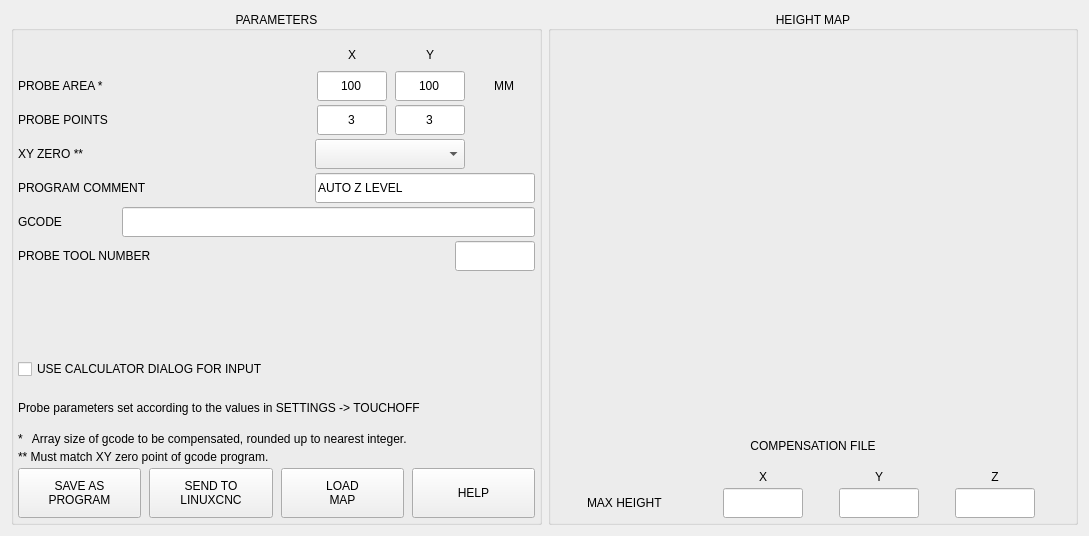
<?xml version="1.0" encoding="UTF-8"?>
<ui version="4.0">
 <class>Form</class>
 <widget class="QWidget" name="Form">
  <property name="geometry">
   <rect>
    <x>0</x>
    <y>0</y>
    <width>1089</width>
    <height>536</height>
   </rect>
  </property>
  <property name="sizePolicy">
   <sizepolicy hsizetype="Preferred" vsizetype="Expanding">
    <horstretch>0</horstretch>
    <verstretch>0</verstretch>
   </sizepolicy>
  </property>
  <property name="minimumSize">
   <size>
    <width>800</width>
    <height>0</height>
   </size>
  </property>
  <property name="windowTitle">
   <string>Form</string>
  </property>
  <layout class="QHBoxLayout" name="horizontalLayout_12">
   <item>
    <widget class="QGroupBox" name="groupbox_parameters">
     <property name="minimumSize">
      <size>
       <width>0</width>
       <height>0</height>
      </size>
     </property>
     <property name="maximumSize">
      <size>
       <width>16777215</width>
       <height>16777215</height>
      </size>
     </property>
     <property name="title">
      <string>PARAMETERS</string>
     </property>
     <property name="alignment">
      <set>Qt::AlignCenter</set>
     </property>
     <layout class="QVBoxLayout" name="verticalLayout">
      <property name="spacing">
       <number>4</number>
      </property>
      <property name="leftMargin">
       <number>4</number>
      </property>
      <property name="topMargin">
       <number>12</number>
      </property>
      <property name="rightMargin">
       <number>4</number>
      </property>
      <property name="bottomMargin">
       <number>4</number>
      </property>
      <item>
       <layout class="QHBoxLayout" name="horizontalLayout_10">
        <property name="spacing">
         <number>8</number>
        </property>
        <item>
         <widget class="QLabel" name="lbl_spacer">
          <property name="text">
           <string/>
          </property>
         </widget>
        </item>
        <item>
         <widget class="QLabel" name="lbl_x">
          <property name="sizePolicy">
           <sizepolicy hsizetype="Preferred" vsizetype="Fixed">
            <horstretch>0</horstretch>
            <verstretch>0</verstretch>
           </sizepolicy>
          </property>
          <property name="minimumSize">
           <size>
            <width>70</width>
            <height>24</height>
           </size>
          </property>
          <property name="maximumSize">
           <size>
            <width>70</width>
            <height>24</height>
           </size>
          </property>
          <property name="text">
           <string>X</string>
          </property>
          <property name="alignment">
           <set>Qt::AlignCenter</set>
          </property>
         </widget>
        </item>
        <item>
         <widget class="QLabel" name="lbl_y">
          <property name="sizePolicy">
           <sizepolicy hsizetype="Preferred" vsizetype="Fixed">
            <horstretch>0</horstretch>
            <verstretch>0</verstretch>
           </sizepolicy>
          </property>
          <property name="minimumSize">
           <size>
            <width>70</width>
            <height>24</height>
           </size>
          </property>
          <property name="maximumSize">
           <size>
            <width>70</width>
            <height>24</height>
           </size>
          </property>
          <property name="text">
           <string>Y</string>
          </property>
          <property name="alignment">
           <set>Qt::AlignCenter</set>
          </property>
         </widget>
        </item>
        <item>
         <widget class="QLabel" name="spacer">
          <property name="minimumSize">
           <size>
            <width>62</width>
            <height>0</height>
           </size>
          </property>
          <property name="maximumSize">
           <size>
            <width>62</width>
            <height>16777215</height>
           </size>
          </property>
          <property name="text">
           <string/>
          </property>
         </widget>
        </item>
       </layout>
      </item>
      <item>
       <layout class="QHBoxLayout" name="horizontalLayout">
        <property name="spacing">
         <number>8</number>
        </property>
        <item>
         <widget class="QLabel" name="lbl_dimensions">
          <property name="text">
           <string>PROBE AREA *</string>
          </property>
         </widget>
        </item>
        <item>
         <widget class="QLineEdit" name="lineEdit_size_x">
          <property name="sizePolicy">
           <sizepolicy hsizetype="Preferred" vsizetype="Fixed">
            <horstretch>0</horstretch>
            <verstretch>0</verstretch>
           </sizepolicy>
          </property>
          <property name="minimumSize">
           <size>
            <width>70</width>
            <height>30</height>
           </size>
          </property>
          <property name="maximumSize">
           <size>
            <width>70</width>
            <height>30</height>
           </size>
          </property>
          <property name="text">
           <string>100</string>
          </property>
          <property name="maxLength">
           <number>8</number>
          </property>
          <property name="alignment">
           <set>Qt::AlignCenter</set>
          </property>
         </widget>
        </item>
        <item>
         <widget class="QLineEdit" name="lineEdit_size_y">
          <property name="sizePolicy">
           <sizepolicy hsizetype="Preferred" vsizetype="Fixed">
            <horstretch>0</horstretch>
            <verstretch>0</verstretch>
           </sizepolicy>
          </property>
          <property name="minimumSize">
           <size>
            <width>70</width>
            <height>30</height>
           </size>
          </property>
          <property name="maximumSize">
           <size>
            <width>70</width>
            <height>30</height>
           </size>
          </property>
          <property name="text">
           <string>100</string>
          </property>
          <property name="maxLength">
           <number>8</number>
          </property>
          <property name="alignment">
           <set>Qt::AlignCenter</set>
          </property>
         </widget>
        </item>
        <item>
         <widget class="QLabel" name="lbl_probe_area_unit">
          <property name="minimumSize">
           <size>
            <width>62</width>
            <height>0</height>
           </size>
          </property>
          <property name="maximumSize">
           <size>
            <width>62</width>
            <height>16777215</height>
           </size>
          </property>
          <property name="text">
           <string>MM</string>
          </property>
          <property name="alignment">
           <set>Qt::AlignCenter</set>
          </property>
         </widget>
        </item>
       </layout>
      </item>
      <item>
       <layout class="QHBoxLayout" name="horizontalLayout_2">
        <property name="spacing">
         <number>8</number>
        </property>
        <item>
         <widget class="QLabel" name="lbl_steps">
          <property name="text">
           <string>PROBE POINTS</string>
          </property>
         </widget>
        </item>
        <item>
         <widget class="QLineEdit" name="lineEdit_steps_x">
          <property name="sizePolicy">
           <sizepolicy hsizetype="Preferred" vsizetype="Fixed">
            <horstretch>0</horstretch>
            <verstretch>0</verstretch>
           </sizepolicy>
          </property>
          <property name="minimumSize">
           <size>
            <width>70</width>
            <height>30</height>
           </size>
          </property>
          <property name="maximumSize">
           <size>
            <width>70</width>
            <height>30</height>
           </size>
          </property>
          <property name="text">
           <string>3</string>
          </property>
          <property name="maxLength">
           <number>3</number>
          </property>
          <property name="alignment">
           <set>Qt::AlignCenter</set>
          </property>
         </widget>
        </item>
        <item>
         <widget class="QLineEdit" name="lineEdit_steps_y">
          <property name="sizePolicy">
           <sizepolicy hsizetype="Preferred" vsizetype="Fixed">
            <horstretch>0</horstretch>
            <verstretch>0</verstretch>
           </sizepolicy>
          </property>
          <property name="minimumSize">
           <size>
            <width>70</width>
            <height>30</height>
           </size>
          </property>
          <property name="maximumSize">
           <size>
            <width>70</width>
            <height>30</height>
           </size>
          </property>
          <property name="text">
           <string>3</string>
          </property>
          <property name="maxLength">
           <number>3</number>
          </property>
          <property name="alignment">
           <set>Qt::AlignCenter</set>
          </property>
         </widget>
        </item>
        <item>
         <widget class="QLabel" name="spacer_2">
          <property name="minimumSize">
           <size>
            <width>62</width>
            <height>0</height>
           </size>
          </property>
          <property name="maximumSize">
           <size>
            <width>62</width>
            <height>16777215</height>
           </size>
          </property>
          <property name="text">
           <string/>
          </property>
          <property name="alignment">
           <set>Qt::AlignCenter</set>
          </property>
         </widget>
        </item>
       </layout>
      </item>
      <item>
       <layout class="QHBoxLayout" name="horizontalLayout_7">
        <property name="spacing">
         <number>8</number>
        </property>
        <property name="topMargin">
         <number>0</number>
        </property>
        <item>
         <widget class="QLabel" name="lbl_zero_ref">
          <property name="text">
           <string>XY ZERO **</string>
          </property>
         </widget>
        </item>
        <item>
         <widget class="QComboBox" name="cmb_zero_ref">
          <property name="minimumSize">
           <size>
            <width>150</width>
            <height>30</height>
           </size>
          </property>
          <property name="maximumSize">
           <size>
            <width>150</width>
            <height>30</height>
           </size>
          </property>
          <property name="currentIndex">
           <number>-1</number>
          </property>
          <property name="iconSize">
           <size>
            <width>20</width>
            <height>20</height>
           </size>
          </property>
         </widget>
        </item>
        <item>
         <widget class="QLabel" name="spacer_3">
          <property name="minimumSize">
           <size>
            <width>62</width>
            <height>0</height>
           </size>
          </property>
          <property name="maximumSize">
           <size>
            <width>62</width>
            <height>16777215</height>
           </size>
          </property>
          <property name="text">
           <string/>
          </property>
          <property name="alignment">
           <set>Qt::AlignCenter</set>
          </property>
         </widget>
        </item>
       </layout>
      </item>
      <item>
       <layout class="QHBoxLayout" name="horizontalLayout_6">
        <property name="spacing">
         <number>4</number>
        </property>
        <item>
         <widget class="QLabel" name="lbl_comment">
          <property name="text">
           <string>PROGRAM COMMENT</string>
          </property>
         </widget>
        </item>
        <item>
         <widget class="QLineEdit" name="lineEdit_comment">
          <property name="sizePolicy">
           <sizepolicy hsizetype="Preferred" vsizetype="Fixed">
            <horstretch>0</horstretch>
            <verstretch>0</verstretch>
           </sizepolicy>
          </property>
          <property name="minimumSize">
           <size>
            <width>220</width>
            <height>30</height>
           </size>
          </property>
          <property name="maximumSize">
           <size>
            <width>220</width>
            <height>30</height>
           </size>
          </property>
          <property name="text">
           <string>AUTO Z LEVEL</string>
          </property>
          <property name="maxLength">
           <number>40</number>
          </property>
         </widget>
        </item>
       </layout>
      </item>
      <item>
       <layout class="QHBoxLayout" name="horizontalLayout_4">
        <property name="spacing">
         <number>4</number>
        </property>
        <property name="topMargin">
         <number>0</number>
        </property>
        <item>
         <widget class="QLabel" name="lbl_gcode_program">
          <property name="minimumSize">
           <size>
            <width>0</width>
            <height>30</height>
           </size>
          </property>
          <property name="maximumSize">
           <size>
            <width>100</width>
            <height>30</height>
           </size>
          </property>
          <property name="text">
           <string>GCODE  </string>
          </property>
          <property name="alignment">
           <set>Qt::AlignLeading|Qt::AlignLeft|Qt::AlignVCenter</set>
          </property>
         </widget>
        </item>
        <item>
         <widget class="QLineEdit" name="lineEdit_gcode_program">
          <property name="sizePolicy">
           <sizepolicy hsizetype="Preferred" vsizetype="Preferred">
            <horstretch>0</horstretch>
            <verstretch>0</verstretch>
           </sizepolicy>
          </property>
          <property name="minimumSize">
           <size>
            <width>0</width>
            <height>30</height>
           </size>
          </property>
          <property name="maximumSize">
           <size>
            <width>16777215</width>
            <height>30</height>
           </size>
          </property>
          <property name="toolTip">
           <string>Use the FILE page to load a gcode program to be probed.</string>
          </property>
          <property name="readOnly">
           <bool>true</bool>
          </property>
         </widget>
        </item>
       </layout>
      </item>
      <item>
       <layout class="QHBoxLayout" name="horizontalLayout_5">
        <property name="spacing">
         <number>4</number>
        </property>
        <property name="bottomMargin">
         <number>0</number>
        </property>
        <item>
         <widget class="QLabel" name="label">
          <property name="minimumSize">
           <size>
            <width>0</width>
            <height>30</height>
           </size>
          </property>
          <property name="maximumSize">
           <size>
            <width>16777215</width>
            <height>30</height>
           </size>
          </property>
          <property name="text">
           <string>PROBE TOOL NUMBER</string>
          </property>
         </widget>
        </item>
        <item>
         <widget class="QLineEdit" name="lineEdit_probe_tool">
          <property name="sizePolicy">
           <sizepolicy hsizetype="Preferred" vsizetype="Preferred">
            <horstretch>0</horstretch>
            <verstretch>0</verstretch>
           </sizepolicy>
          </property>
          <property name="minimumSize">
           <size>
            <width>80</width>
            <height>30</height>
           </size>
          </property>
          <property name="maximumSize">
           <size>
            <width>80</width>
            <height>30</height>
           </size>
          </property>
          <property name="maxLength">
           <number>8</number>
          </property>
          <property name="alignment">
           <set>Qt::AlignCenter</set>
          </property>
         </widget>
        </item>
       </layout>
      </item>
      <item>
       <spacer name="verticalSpacer">
        <property name="orientation">
         <enum>Qt::Vertical</enum>
        </property>
        <property name="sizeHint" stdset="0">
         <size>
          <width>20</width>
          <height>40</height>
         </size>
        </property>
       </spacer>
      </item>
      <item>
       <widget class="QCheckBox" name="chk_use_calc">
        <property name="sizePolicy">
         <sizepolicy hsizetype="Preferred" vsizetype="Preferred">
          <horstretch>0</horstretch>
          <verstretch>0</verstretch>
         </sizepolicy>
        </property>
        <property name="minimumSize">
         <size>
          <width>0</width>
          <height>30</height>
         </size>
        </property>
        <property name="maximumSize">
         <size>
          <width>16777215</width>
          <height>30</height>
         </size>
        </property>
        <property name="text">
         <string>USE CALCULATOR DIALOG FOR INPUT</string>
        </property>
       </widget>
      </item>
      <item>
       <widget class="QLabel" name="lbl_settings">
        <property name="minimumSize">
         <size>
          <width>0</width>
          <height>40</height>
         </size>
        </property>
        <property name="text">
         <string>Probe parameters set according to the values in SETTINGS -&gt; TOUCHOFF</string>
        </property>
       </widget>
      </item>
      <item>
       <widget class="QLabel" name="lbl_explain_area">
        <property name="text">
         <string>*   Array size of gcode to be compensated, rounded up to nearest integer.</string>
        </property>
        <property name="wordWrap">
         <bool>true</bool>
        </property>
       </widget>
      </item>
      <item>
       <widget class="QLabel" name="lbl_explain_zero">
        <property name="text">
         <string>** Must match XY zero point of gcode program.</string>
        </property>
        <property name="wordWrap">
         <bool>true</bool>
        </property>
       </widget>
      </item>
      <item>
       <layout class="QHBoxLayout" name="horizontalLayout_8">
        <property name="spacing">
         <number>8</number>
        </property>
        <item>
         <widget class="QPushButton" name="btn_save_gcode">
          <property name="sizePolicy">
           <sizepolicy hsizetype="Preferred" vsizetype="Fixed">
            <horstretch>0</horstretch>
            <verstretch>0</verstretch>
           </sizepolicy>
          </property>
          <property name="minimumSize">
           <size>
            <width>0</width>
            <height>50</height>
           </size>
          </property>
          <property name="maximumSize">
           <size>
            <width>16777215</width>
            <height>50</height>
           </size>
          </property>
          <property name="toolTip">
           <string>Save probing program to file</string>
          </property>
          <property name="text">
           <string>SAVE AS
PROGRAM</string>
          </property>
         </widget>
        </item>
        <item>
         <widget class="QPushButton" name="btn_send_gcode">
          <property name="sizePolicy">
           <sizepolicy hsizetype="Preferred" vsizetype="Fixed">
            <horstretch>0</horstretch>
            <verstretch>0</verstretch>
           </sizepolicy>
          </property>
          <property name="minimumSize">
           <size>
            <width>0</width>
            <height>50</height>
           </size>
          </property>
          <property name="maximumSize">
           <size>
            <width>16777215</width>
            <height>50</height>
           </size>
          </property>
          <property name="toolTip">
           <string>Send temporary probing program to linuxcnc</string>
          </property>
          <property name="text">
           <string>SEND TO
LINUXCNC</string>
          </property>
         </widget>
        </item>
        <item>
         <widget class="QPushButton" name="btn_load_comp">
          <property name="sizePolicy">
           <sizepolicy hsizetype="Preferred" vsizetype="Preferred">
            <horstretch>0</horstretch>
            <verstretch>0</verstretch>
           </sizepolicy>
          </property>
          <property name="minimumSize">
           <size>
            <width>0</width>
            <height>50</height>
           </size>
          </property>
          <property name="maximumSize">
           <size>
            <width>16777215</width>
            <height>50</height>
           </size>
          </property>
          <property name="toolTip">
           <string>Load a probed points file to use as compensation map file</string>
          </property>
          <property name="text">
           <string>LOAD 
MAP</string>
          </property>
         </widget>
        </item>
        <item>
         <widget class="QPushButton" name="btn_help">
          <property name="sizePolicy">
           <sizepolicy hsizetype="Preferred" vsizetype="Preferred">
            <horstretch>0</horstretch>
            <verstretch>0</verstretch>
           </sizepolicy>
          </property>
          <property name="minimumSize">
           <size>
            <width>0</width>
            <height>50</height>
           </size>
          </property>
          <property name="maximumSize">
           <size>
            <width>16777215</width>
            <height>50</height>
           </size>
          </property>
          <property name="text">
           <string>HELP</string>
          </property>
         </widget>
        </item>
       </layout>
      </item>
     </layout>
    </widget>
   </item>
   <item>
    <widget class="QGroupBox" name="groupBox_preview">
     <property name="minimumSize">
      <size>
       <width>0</width>
       <height>0</height>
      </size>
     </property>
     <property name="maximumSize">
      <size>
       <width>16777215</width>
       <height>16777215</height>
      </size>
     </property>
     <property name="title">
      <string>HEIGHT MAP</string>
     </property>
     <property name="alignment">
      <set>Qt::AlignCenter</set>
     </property>
     <layout class="QVBoxLayout" name="verticalLayout_2" stretch="1,0,0,0">
      <property name="spacing">
       <number>4</number>
      </property>
      <property name="leftMargin">
       <number>4</number>
      </property>
      <property name="topMargin">
       <number>12</number>
      </property>
      <property name="rightMargin">
       <number>4</number>
      </property>
      <property name="bottomMargin">
       <number>4</number>
      </property>
      <item>
       <widget class="QLabel" name="lbl_height_map">
        <property name="text">
         <string/>
        </property>
        <property name="alignment">
         <set>Qt::AlignCenter</set>
        </property>
       </widget>
      </item>
      <item>
       <widget class="QLabel" name="lbl_comp_file">
        <property name="minimumSize">
         <size>
          <width>0</width>
          <height>40</height>
         </size>
        </property>
        <property name="maximumSize">
         <size>
          <width>16777215</width>
          <height>40</height>
         </size>
        </property>
        <property name="text">
         <string>COMPENSATION FILE</string>
        </property>
        <property name="alignment">
         <set>Qt::AlignCenter</set>
        </property>
       </widget>
      </item>
      <item>
       <layout class="QHBoxLayout" name="horizontalLayout_11">
        <property name="spacing">
         <number>4</number>
        </property>
        <property name="topMargin">
         <number>0</number>
        </property>
        <item>
         <widget class="QLabel" name="spacer_4">
          <property name="minimumSize">
           <size>
            <width>100</width>
            <height>0</height>
           </size>
          </property>
          <property name="maximumSize">
           <size>
            <width>100</width>
            <height>16777215</height>
           </size>
          </property>
          <property name="text">
           <string/>
          </property>
         </widget>
        </item>
        <item>
         <widget class="QLabel" name="label_2">
          <property name="minimumSize">
           <size>
            <width>80</width>
            <height>0</height>
           </size>
          </property>
          <property name="maximumSize">
           <size>
            <width>80</width>
            <height>16777215</height>
           </size>
          </property>
          <property name="text">
           <string>X</string>
          </property>
          <property name="alignment">
           <set>Qt::AlignCenter</set>
          </property>
         </widget>
        </item>
        <item>
         <widget class="QLabel" name="label_3">
          <property name="minimumSize">
           <size>
            <width>80</width>
            <height>0</height>
           </size>
          </property>
          <property name="maximumSize">
           <size>
            <width>80</width>
            <height>16777215</height>
           </size>
          </property>
          <property name="text">
           <string>Y</string>
          </property>
          <property name="alignment">
           <set>Qt::AlignCenter</set>
          </property>
         </widget>
        </item>
        <item>
         <widget class="QLabel" name="label_4">
          <property name="minimumSize">
           <size>
            <width>80</width>
            <height>0</height>
           </size>
          </property>
          <property name="maximumSize">
           <size>
            <width>80</width>
            <height>16777215</height>
           </size>
          </property>
          <property name="text">
           <string>Z</string>
          </property>
          <property name="alignment">
           <set>Qt::AlignCenter</set>
          </property>
         </widget>
        </item>
       </layout>
      </item>
      <item>
       <layout class="QHBoxLayout" name="horizontalLayout_9">
        <property name="spacing">
         <number>4</number>
        </property>
        <property name="topMargin">
         <number>0</number>
        </property>
        <item>
         <widget class="QLabel" name="lbl_highest">
          <property name="minimumSize">
           <size>
            <width>100</width>
            <height>30</height>
           </size>
          </property>
          <property name="maximumSize">
           <size>
            <width>100</width>
            <height>30</height>
           </size>
          </property>
          <property name="text">
           <string>MAX HEIGHT</string>
          </property>
         </widget>
        </item>
        <item>
         <widget class="QLineEdit" name="lineEdit_X">
          <property name="sizePolicy">
           <sizepolicy hsizetype="Preferred" vsizetype="Preferred">
            <horstretch>0</horstretch>
            <verstretch>0</verstretch>
           </sizepolicy>
          </property>
          <property name="minimumSize">
           <size>
            <width>80</width>
            <height>30</height>
           </size>
          </property>
          <property name="maximumSize">
           <size>
            <width>80</width>
            <height>30</height>
           </size>
          </property>
          <property name="maxLength">
           <number>10</number>
          </property>
          <property name="alignment">
           <set>Qt::AlignCenter</set>
          </property>
          <property name="readOnly">
           <bool>true</bool>
          </property>
         </widget>
        </item>
        <item>
         <widget class="QLineEdit" name="lineEdit_Y">
          <property name="sizePolicy">
           <sizepolicy hsizetype="Preferred" vsizetype="Preferred">
            <horstretch>0</horstretch>
            <verstretch>0</verstretch>
           </sizepolicy>
          </property>
          <property name="minimumSize">
           <size>
            <width>80</width>
            <height>30</height>
           </size>
          </property>
          <property name="maximumSize">
           <size>
            <width>80</width>
            <height>30</height>
           </size>
          </property>
          <property name="maxLength">
           <number>10</number>
          </property>
          <property name="alignment">
           <set>Qt::AlignCenter</set>
          </property>
          <property name="readOnly">
           <bool>true</bool>
          </property>
         </widget>
        </item>
        <item>
         <widget class="QLineEdit" name="lineEdit_Z">
          <property name="sizePolicy">
           <sizepolicy hsizetype="Preferred" vsizetype="Preferred">
            <horstretch>0</horstretch>
            <verstretch>0</verstretch>
           </sizepolicy>
          </property>
          <property name="minimumSize">
           <size>
            <width>80</width>
            <height>30</height>
           </size>
          </property>
          <property name="maximumSize">
           <size>
            <width>80</width>
            <height>30</height>
           </size>
          </property>
          <property name="maxLength">
           <number>10</number>
          </property>
          <property name="alignment">
           <set>Qt::AlignCenter</set>
          </property>
          <property name="readOnly">
           <bool>true</bool>
          </property>
         </widget>
        </item>
       </layout>
      </item>
     </layout>
    </widget>
   </item>
  </layout>
 </widget>
 <resources/>
 <connections/>
</ui>
